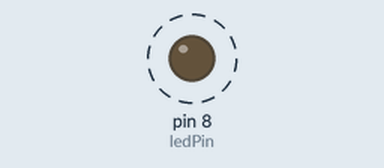
This sketch was run on a simulated Arduino Uno, built with avr-gcc and run on an emulated ATmega328P. Shown: output pins drawn as LEDs (lit = HIGH). Dashed ring = blinking.

Above: at 0.5 s.
Timing chart, 0 to 3.0 s (numbered marks = the images above):
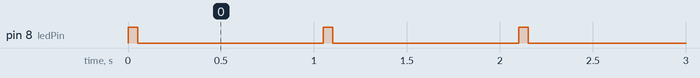

Measured:
- by itself, pin 8 (ledPin): alternates HIGH for 0.05 s and LOW for 1.0 s

The sketch:

no_utilizar_delay2.ino
```cpp
int ledPin = 8;
boolean flag = true;
long previousMillis = 0;
long On = 50;             // tiempo que dura encendido, en milisegundos
long Off = 1000;          // tiempo que dura apagado, en milisegundos

void setup(){
 pinMode(ledPin, OUTPUT);
}


void loop(){

 // aquí es donde puede colocarse otro código que necesita ser ejecutado continuamente

 if (millis() < (previousMillis + On + Off)){
   flag = true;
 }
 else {
  flag = false;
  previousMillis = millis();
 }
 if (flag == true){
  if (millis() > (previousMillis + On)){
  digitalWrite(ledPin, LOW);
  }
  else{
    digitalWrite(ledPin, HIGH);
  }
 }
}
```
